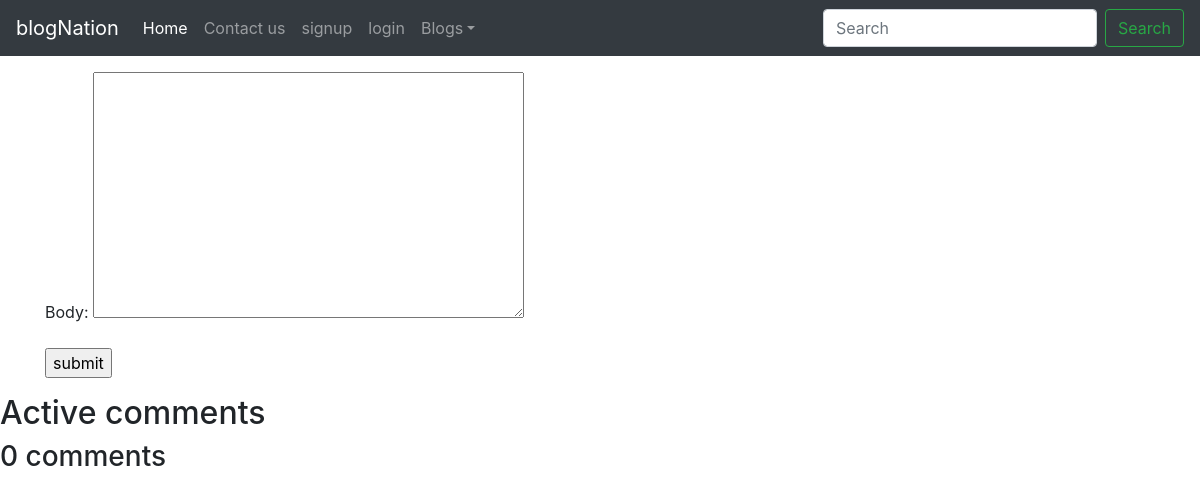
The app's page /comment/4, older data.
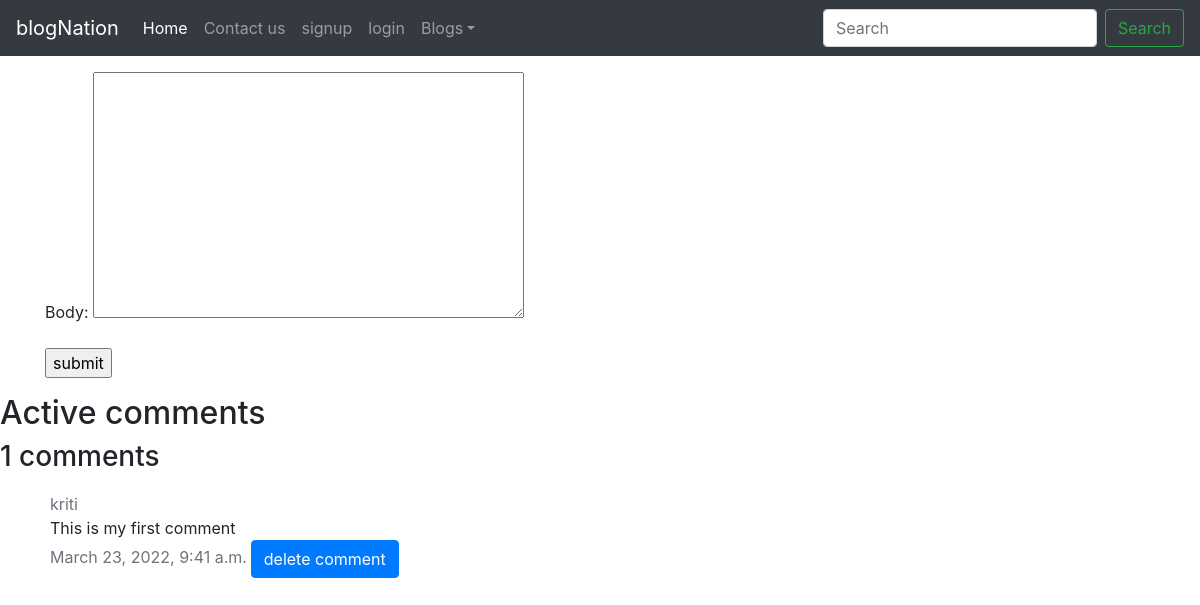
The same page, newer data.
### blogapp/models.py (models this page shows, shortened)
class BlogTimeStamp(models.Model):
   created_at = models.DateTimeField(auto_now_add=True)
   updated_at = models.DateTimeField(auto_now_add=True)
   class Meta:
      abstract = True

class Comment(BlogTimeStamp):
   post = models.ForeignKey(Post, on_delete=models.CASCADE)
   user = models.ForeignKey(User, on_delete=models.CASCADE)
   body = models.TextField(max_length=100)
   posted_on = models.DateTimeField(auto_now=True)

### blogapp/views.py (the view, shortened to what this page needs)
# urls.py: path('comment/<int:pk>', views.CommentCreateView.as_view(), name='comment'),
class CommentCreateView(CreateView):
    template_name = "blogapp/comment.html"
    model = Comment
    form_class = CommentForm
    def get_initial(self):
        initial = super(CommentCreateView, self).get_initial()
        initial = initial.copy()
        initial['user'] = self.request.user.pk
        initial['post'] = self.kwargs['pk']
        return initial
    def get_context_data(self, **kwargs):
        context = super(CommentCreateView, self).get_context_data(**kwargs)
        context['comments'] = self.model.objects.filter(post_id=self.kwargs['pk'])
        return context

### blogapp/forms.py
class CommentForm(forms.ModelForm):
    class Meta:
        model = Comment
        fields = ['user', 'body', 'post']
        widgets = {
            'user': forms.HiddenInput(),
            'post': forms.HiddenInput()
            }

### templates/blogapp/comment.html (shortened to what this page needs)
{%extends 'base.html'%}
{% block body %}
<form class = "container my-3" action="" method="post">
  {{form.as_p}}
  <input type="submit" value="submit">
</form>
<h2>Active comments</h2>
<h3>{{ comments.count }} comments</h3>
<ul>
  {% for comment in comments %}
  <div class="comments" style="padding: 10px;">
    <p class="font-weight-bold">
      <span class=" text-muted font-weight-normal">{{ comment.user }}</span></br>
      <span class=" font-weight-normal">{{ comment.body }}</span></br>
      <span class=" text-muted font-weight-normal">{{ comment.posted_on }}</span>
      <a class="btn btn-primary" href="{% url 'blogapp:comment-delete' comment.post.pk comment.pk %}" role="button">delete comment</a>
    </p>
  </div>
  {% endfor %}
</ul>
{% endblock  %}

Row changes from the older to the newer data that the page shows:
added Comment: user "kriti", body "This is my first comment", posted_on "March 23, 2022, 9:41 a.m."
Text that changed along with them:
{{ comments.count }}: "0" → "1"
